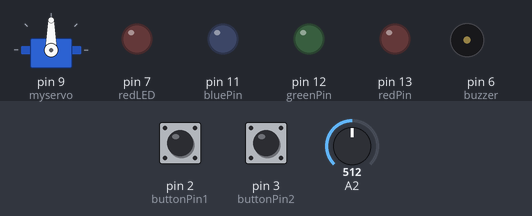
A sketch run on a simulated Arduino Uno, built with avr-gcc and run on an emulated ATmega328P. On the bench: servo, output pins drawn as LEDs (lit = HIGH), buzzer (waves = sounding). The test bench sets the inputs (shaded band); at power-on: A2 = 512, pin 2 (buttonPin1) LOW, pin 3 (buttonPin2) LOW.

Above: at 1.2 s.
1.3 s: A2 set to 716
At 1.7 s:
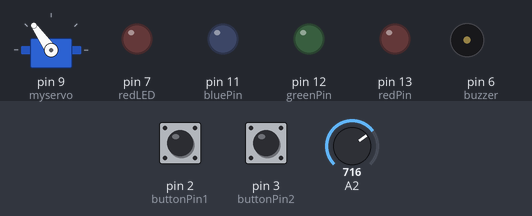
2.8 s: pin 2 (buttonPin1) pulled HIGH for 0.15 s
At 2.88 s:
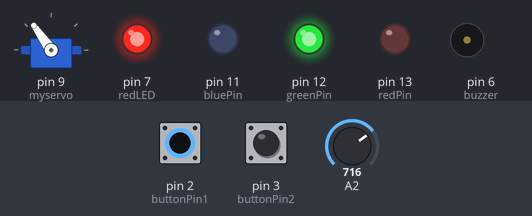
4.4 s: pin 3 (buttonPin2) pulled HIGH for 0.15 s
At 4.8 s:
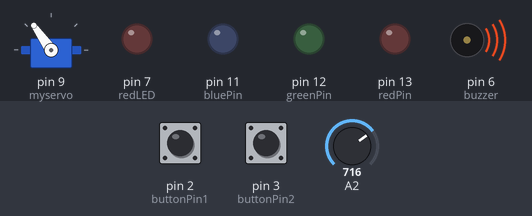
6.0 s: A2 set to 900
At 6.6 s:
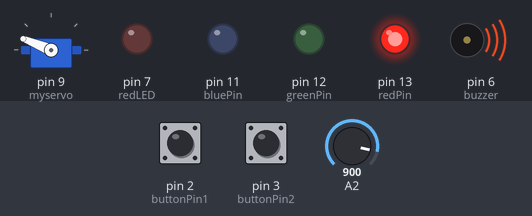
7.5 s: pin 2 (buttonPin1) pulled HIGH for 1 s
At 8.3 s:
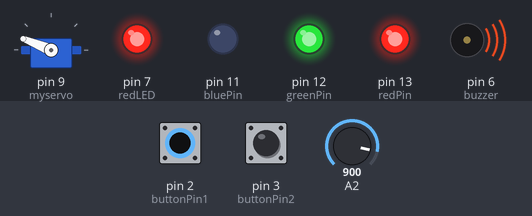
10.0 s: pin 3 (buttonPin2) pulled HIGH for 1 s
At 10.8 s:
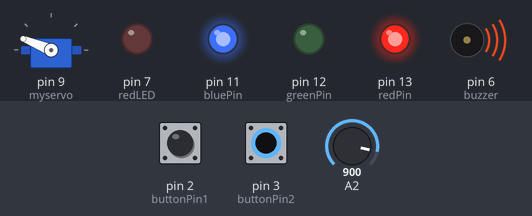
Timing chart, 0 to 13.0 s (numbered marks = the images above; inputs shaded):
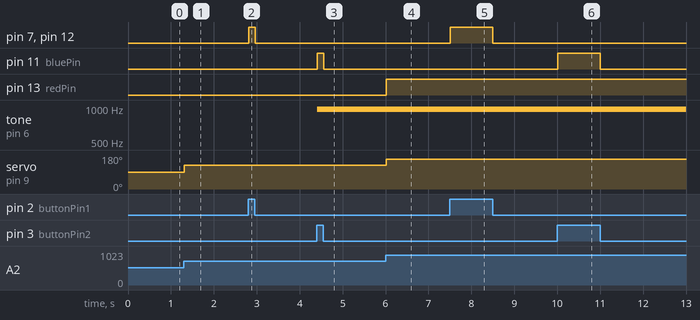

The sketch:

pwm.ino
```cpp
#include <Servo.h>

Servo myservo;
int pos = 0;

const int buttonPin1 = 2;
const int buttonPin2 = 3;

const int redLED = 7;

const int redPin = 13;
const int greenPin = 12;
const int bluePin = 11;

const int buzzer = 6;

int buttonState1 = 0;
int buttonState2 = 0;

void setup()
{
	//serial.begin(9600);
	myservo.attach(9);

  pinMode(redPin, OUTPUT);
  pinMode(greenPin, OUTPUT);
  pinMode(bluePin, OUTPUT);

  pinMode(redLED, OUTPUT);

  pinMode(buzzer, OUTPUT);

  pinMode(buttonPin1, INPUT);
  pinMode(buttonPin2, INPUT);
}

void loop()
{
	int sensorValue = analogRead(A2);
	//Serial.println(sensorValue);
	pos = map(sensorValue, 0, 1023, 0, 180);
	myservo.write(pos);
 if(pos > 150)
 {
  digitalWrite(redPin, HIGH);
  }
  else
  {
    digitalWrite(redPin, LOW);
  }

 buttonState1 = digitalRead(buttonPin1);
 buttonState2 = digitalRead(buttonPin2);
 if(buttonState1 == HIGH)
 {
  digitalWrite(redLED, HIGH);
  digitalWrite(greenPin, HIGH);
  }
  else
  {
  digitalWrite(redLED, LOW);
  digitalWrite(greenPin, LOW);
  }

  if(buttonState2 == HIGH)
  {
    digitalWrite(bluePin, HIGH);
    analogWrite(buzzer, 128);
    }
   else
   {
    digitalWrite(bluePin, LOW);
    analogWrite(buzzer, 0);
    }
	delay(15);
}
```

Measured:
- after the input at 1.3 s, servo on pin 9 (myservo): 90° → 125° at once
- after the input at 2.8 s, pin 7 (redLED), pin 12 (greenPin): LOW → HIGH at once, → LOW 0.15 s later
- after the input at 4.4 s, pin 11 (bluePin): LOW → HIGH at once, → LOW 0.15 s later; tone on pin 6 (buzzer): silent → 977 Hz at once
- after the input at 6.0 s, pin 13 (redPin): LOW → HIGH at once; servo on pin 9 (myservo): 125° → 158° at once
- after the input at 7.5 s, pin 7 (redLED), pin 12 (greenPin): LOW → HIGH at once, → LOW 0.99 s later
- after the input at 10.0 s, pin 11 (bluePin): LOW → HIGH at once, → LOW 0.99 s later
